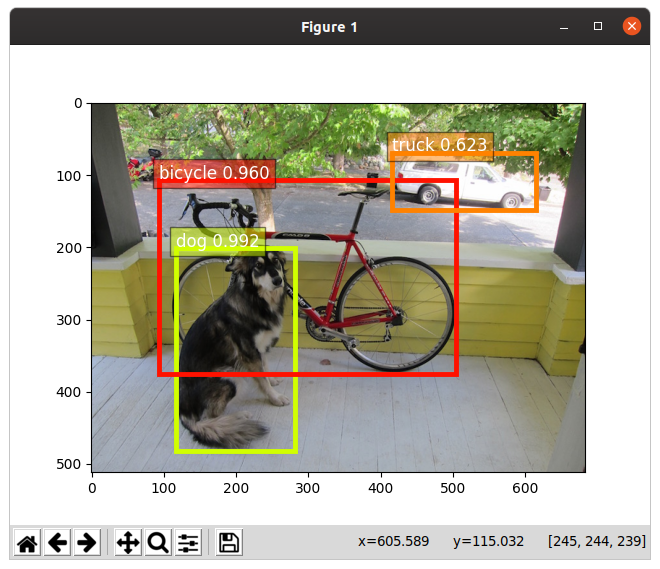

Reproduce this figure in Python.
import mxnet as mx 
import gluoncv as gcv 
import matplotlib.pyplot as plt 

# prepare image for object-detection network
# links:
# https://github.com/dmlc/web-data/tree/master/gluoncv/datasets
# https://gluon-cv.mxnet.io/build/examples_detection/index.html

# download image
################################################################################
image_url = 'https://raw.githubusercontent.com/dmlc/web-data/master/gluoncv/datasets/dog.jpg'
image_filepath = 'dog.jpg'
gcv.utils.download(url=image_url, path=image_filepath)

# load image
################################################################################
image = mx.image.imread(image_filepath)
print('type: ', type(image))
print('shape: ', image.shape)
print('data type: ', image.dtype)
print('minimum value: ', image.min().asscalar())
print('maximum value: ', image.max().asscalar())

# visualize image
################################################################################
# plt.imshow(image.asnumpy())
# plt.show()

# transform and batch
################################################################################
# necessary preprocessing steps for the yolo network is done by the yolo.transform_test function
# height will be resized to 512 pixels
# chw_image (CHW format) is our resized image
# format is NCHW not NHWC. transformed from CHW.
# normalized using the imagenet1k statistics
image, chw_image = gcv.data.transforms.presets.yolo.transform_test(image, short=512)
print('shape: ', image.shape)
print('data type: ', image.dtype)
print('minimum value: ', image.min().asscalar())
print('maximum value: ', image.max().asscalar())

# now to prediction and overlay the detected objects onto the image

# load model (from zoo)
################################################################################
# load pre-trained model from model zoo
# yolo3_darknet53_coco: yolo3 network with a darknet53 backbone trained on coco dataset
# the network parameters (~200MB) are stored in the mxnet cache: ~/.mxnet/models/yolo3_darknet53_coco*.zip
network = gcv.model_zoo.get_model('yolo3_darknet53_coco', pretrained=True)

# make prediction
################################################################################
# result is a tuble not a MXNet ndarray like in image classification
prediction = network(image)
print(type(prediction))

for index, array in enumerate(prediction):
    print('#{} shape: {}'.format(index + 1, array.shape))

#1 shape: (1, 100, 1)
#2 shape: (1, 100, 1)
#3 shape: (1, 100, 4)

# how to interprete the output?
# 1: object class indexes
# 2: object class probabilities
# 3: object bounding box coordinates

# 1: we have 1 image, 100 potential objects and 1 class index per object
# 3: we have 1 image, 100 potential objects and 4 values for each object to define the bounding box

# example: if we have a batch size of 64 and a model that predicts up to 100 objects, 
# the output shapes of the class indicies, probabilities and bounding boxes is
# (64, 100, 1), (64, 100, 1) and (64, 100, 4)

# we have only 1 image. remove other batch dimension.
prediction = [array[0] for array in prediction]

# unpack tuple, give each array its own variable
class_indicies, probabilities, bounding_boxes = prediction

# object class index
####################
# out model can detect potentially 100 object per image. 
# get first 10 objects
k = 10
print(class_indicies[:k])

# [[16.]
#  [ 1.]
#  [ 7.]
#  [ 2.]
#  [13.]
#  [ 0.]
#  [-1.]
#  [-1.]
#  [-1.]
#  [-1.]]
# <NDArray 10x1 @cpu(0)>

# how to interprete this?
# -1 is a special class index for _no object detected_
# so we have 6 detected object in this example: 16, 1, 7, 2, 13, 0
# and 94 undetected objects: 100 - 6
# remember: the indicies are already sorted (top-k)

# now lets gets the label of class index 16. its: dog
class_index = 16
print(network.classes[class_index])

# object probabilities
######################
# how to interprete probabilities?
# in other words its the confidence that the class index is correct
print(probabilities[:k])

# [[ 0.9919528 ]
#  [ 0.9600399 ]
#  [ 0.62269765]
#  [ 0.29241943]
#  [ 0.0179518 ]
#  [ 0.01141728]
#  [-1.        ]
#  [-1.        ]
#  [-1.        ]
#  [-1.        ]]
# <NDArray 10x1 @cpu(0)>

# using a _confidence threshold_ of 50% then in this example 3 objects are detected: 0.9919528, 0.9600399, 0.62269765
# -1 is no _confidence score_

# object boundind boxes
#######################
print(bounding_boxes[:k])

# [[116.53647  201.33238  281.90323  482.09088 ]
#  [ 93.92972  107.739395 504.7513   375.75427 ]
#  [416.78827   69.80066  615.0179   148.89008 ]
#  [416.78827   69.80066  615.0179   148.89008 ]
#  [ 90.883545 125.878815 504.44495  402.7955  ]
#  [532.78235   91.84185  547.3104   104.69111 ]
#  [ -1.        -1.        -1.        -1.      ]
#  [ -1.        -1.        -1.        -1.      ]
#  [ -1.        -1.        -1.        -1.      ]
#  [ -1.        -1.        -1.        -1.      ]]
# <NDArray 10x4 @cpu(0)>

# visualize prediction
################################################################################
# we can use the GluonCV bounding box plot function

# the following objects are detected: dog, bike, car

# the network missed the tree. why? because the model is pre-trained on coco.
# coco doesnt have an object class for tree.
gcv.utils.viz.plot_bbox(chw_image, bounding_boxes, probabilities, class_indicies, class_names=network.classes)
plt.show()
